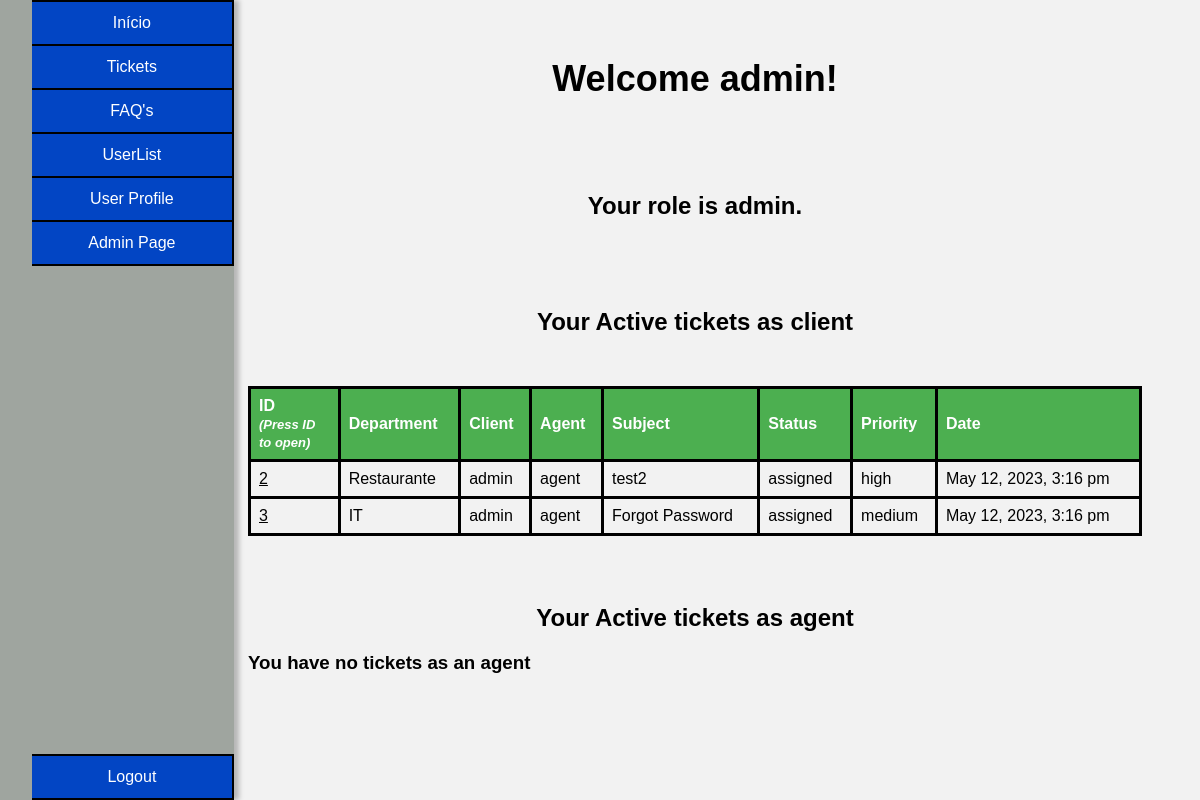
/pages/index.php (signed in), run on the app's committed database.
### tables this page shows
CREATE TABLE user(
    id INTEGER PRIMARY KEY,
    name VARCHAR(50) NOT NULL,
    username VARCHAR(50) UNIQUE NOT NULL,
    email VARCHAR(50) UNIQUE NOT NULL,
    password VARCHAR(255) NOT NULL,
    role VARCHAR(10) CHECK(role = 'client' or role = 'agent' or role = 'admin') NOT NULL,
    department_id INTEGER,
    FOREIGN KEY (department_id) REFERENCES department(id)
);

CREATE TABLE tickets(
    id INTEGER PRIMARY KEY,
    department_id INTEGER,
    client_id INTEGER,
    agent_id INTEGER,
    subject VARCHAR(200) NOT NULL,
    description TEXT NOT NULL,
    status VARCHAR(10) CHECK(status = 'open' or status = 'assigned' or status = 'closed') NOT NULL,
    priority VARCHAR(10) CHECK(priority = 'low' or priority = 'medium' or priority ='high') NOT NULL,
    created_at DATETIME NOT NULL,
    updated_at DATETIME,
    FOREIGN KEY (department_id) REFERENCES department(id),
    FOREIGN KEY (client_id) REFERENCES user(id),
    FOREIGN KEY (agent_id) REFERENCES user(id)
);

CREATE TABLE department(
    id INTEGER PRIMARY KEY,
    name VARCHAR(50) NOT NULL
);

### utils/functions.php (the view, shortened to what this page needs)
<?php
function searchUser($id){
    $db = getDatabaseConnection();
    $stmt = $db->prepare('SELECT * FROM user WHERE id = ?');
    $stmt->execute(array($id));
    return $stmt->fetch();
}
function getTicketsTableForUser($paramter){
    $db = getDatabaseConnection();
    $user = searchUser($_SESSION["user_id"]);
    if($paramter == 0){
        $stmt = $db->prepare('SELECT * FROM tickets WHERE client_id = ? and status != ?');
        $stmt->execute(array($user["id"],"closed"));
        $tickets = $stmt->fetchAll();
    }
    else if($paramter == 1){
        $stmt = $db->prepare('SELECT * FROM tickets WHERE agent_id = ? and status != ?');
        $stmt->execute(array($user["id"],"closed"));
        $tickets = $stmt->fetchAll();
    }
    else if($paramter == 2){
        $tickets = getAllTickets();
    }
    if($tickets == null){
        if($paramter == 1){
            echo "<h3>You have no tickets as an agent</h3>";
        }
        return 0;
    }
    echo "<table>
    <thead>
        <tr>
            <th>ID<br><em>(Press ID to open)</em></th>
            <th>Department</th>
            <th>Client</th>
            <th>Agent</th>
            <th>Subject</th>
            <th>Status</th>
            <th>Priority</th>
            <th>Date</th>
        </tr>
    </thead>";
    foreach ($tickets as $ticket) {
        $stmt = $db->prepare('SELECT * FROM department WHERE id = ?');
        $stmt->execute(array($ticket['department_id']));
        $department = $stmt->fetch();
        $stmt = $db->prepare('SELECT * FROM user WHERE id = ?');
        $stmt->execute(array($ticket['client_id']));
        $c_user = $stmt->fetch();
        $stmt = $db->prepare('SELECT * FROM user WHERE id = ?');
        $stmt->execute(array($ticket['agent_id']));
        $a_user = $stmt->fetch();
        echo "<tr>
            <td> <button onclick=sendDataTicket('". $ticket['id'] ."')>".$ticket['id']."</button></td>
            <td>" . $department['name'] . "</td>
            <td>" . $c_user['name'] . "</td>
            <td>" . $a_user['name'] . "</td>
            <td>" . $ticket['subject'] . "</td>
            <td>" . $ticket['status'] . "</td>
            <td>" . $ticket['priority'] . "</td>
            <td>" . $ticket['updated_at'] . "</td>
            </tr>";
}
}
?>

### pages/index.php (shortened to what this page needs)
<?php
   require_once('../utils/functions.php');
   $user = searchUser($_SESSION["user_id"]);
?>
<!DOCTYPE html>
<html lang="en-US">
<link rel="stylesheet" href="../css/style_index.css">
   <head>
   </head>
   <body>
    <div class="container_master">
        <div class="container">
        <ul class="buttons">
            <button class="index" onclick="indexPage()">Início</button>
            <button class="tickets" onclick="ticketsPage()">Tickets</button>
            <button class="faqs" onclick="faqsPage()">FAQ's</button>
            <button class="users" onclick="usersPage()">UserList</button>
            <button class="user_profile" onclick="sendDataUser('<?php echo $user['username'] ?>')">User Profile</button>
            <?php if($user["role"] == "admin"): ?>
            <button class="admin_page" onclick="adminPage()">Admin Page</button>
            <?php endif; ?>
            <button class="logout" onclick="logoutPage()">Logout</button>
        </ul>
        </div>
      <div class="content">
      <h1>Welcome <?php echo $user["username"]?>!</h1>
      <br>
      <h2>Your role is <?php echo $user["role"]?>.</h2>
      <br>
      <h2>Your Active tickets as client</h2>
        <tbody>
            <?php
               getTicketsTableForUser(0);
            ?>
        </tbody>
      <?php if($user["role"] != "client"):?>
      <br>
      <h2>Your Active tickets as agent</h2>
        <tbody>
            <?php
               getTicketsTableForUser(1);
            ?>
        </tbody>
      <?php endif; ?>
      </div> <?php  ?>
      </div> <?php  ?>
   </body>
</html>

### css/style_index.css (style rules this page uses)
body { font-family: Arial, sans-serif; background-color: #f2f2f2; }
.buttons .admin_page { border-top: none; border-bottom: solid 2px black; }
table thead th em { font-size: 13px; margin-right: -50px; }
.buttons .user_profile { border-bottom: solid 2px black; }
.buttons .logout { border-bottom: solid 2px black; }
.buttons li, .buttons button { background-color: #0245c4; text-decoration: none; color: white; border: none; color: white; padding: 12px 20px; text-align: center; text-decoration: none; display: inline-block; font-size: 16px; cursor: pointer; width: 10em; border-top: solid 2px black; border-right: solid 2px black; }
.buttons { margin-top: 0%; }
.buttons button { width: 12.61em; }
table { border-collapse: collapse; width: 100%; margin-top: 50px; }
th, td { text-align: left; padding: 8px; border-bottom: solid 3px black; border: solid 3px black; }
th { background-color: #4CAF50; color: white; }
tr:nth-child(even) { background-color: #f2f2f2; }
h1, h2 { text-align: center; margin-top: 50px; }
h1 { font-size: 36px; font-weight: bold; }
h2 { font-size: 24px; }
.logout { position: fixed; bottom: 0; }
.container_master { display: flex; justify-content: space-between; margin: 0 50px; margin-top: 0; }
.container { display: flex; justify-content: space-between; margin-left: -5.5%; background-color: #9fa59f; height: 100%; position: fixed; bottom: 0; box-shadow: 5px 0 5px rgba(0, 0, 0, 0.25), -5px 0 5px rgba(0, 0, 0, 0.25); }
.buttons { display: flex; flex-direction: column; align-items: flex-start; }
.content { flex: 1; margin-left: 190px; width: 50em; }
table button { background: none; border: none; padding: 0; font-size: 16px; cursor: pointer; text-decoration: underline; }

### data on the page
user: username "admin", role "admin"
tickets: id "2", department.name "Restaurante", client.name "admin", agent.name "agent", subject "test2", status "assigned", priority "high", updated_at "May 12, 2023, 3:16 pm"
tickets: id "3", department.name "IT", client.name "admin", agent.name "agent", subject "Forgot Password", status "assigned", priority "medium", updated_at "May 12, 2023, 3:16 pm"
